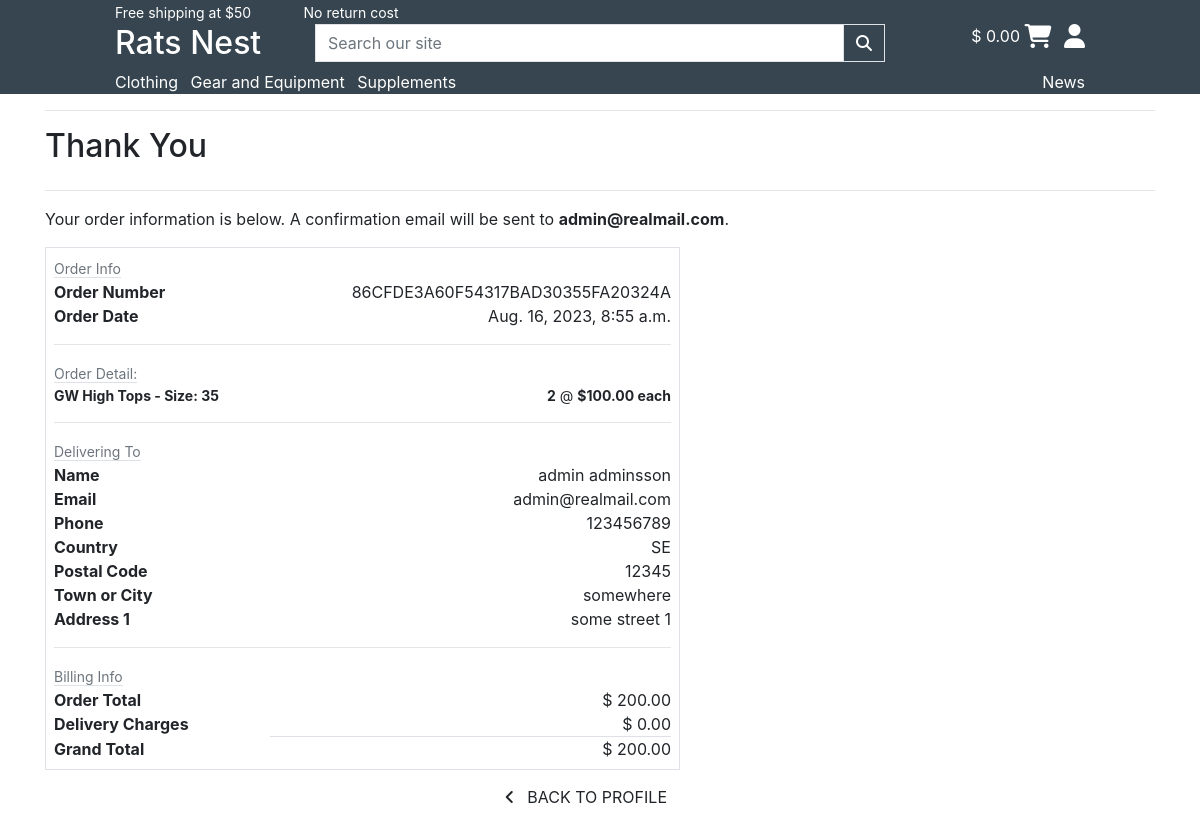
/profile/order_history/86CFDE3A60F54317BAD30355FA20324A, run on the app's committed database.
### checkout/models.py (models this page shows, shortened)
class Order(models.Model):
    order_number = models.CharField(
        max_length=32, null=False, editable=False
    )
    user_profile = models.ForeignKey(
        UserProfile, on_delete=models.SET_NULL,
        null=True, blank=True, related_name='orders'
    )
    full_name = models.CharField(
        max_length=50, null=False, blank=False
    )
    email = models.EmailField(
        max_length=254, null=False, blank=False
    )
    phone_number = models.CharField(
        max_length=20, null=False, blank=False
    )
    country = CountryField(
        blank_label='Country *', null=False, blank=False
    )
    postcode = models.CharField(
        max_length=20, null=True, blank=True
    )
    town_or_city = models.CharField(
        max_length=40, null=False, blank=False
    )
    street_address1 = models.CharField(
        max_length=80, null=False, blank=False
    )
    street_address2 = models.CharField(
        max_length=80, null=True, blank=True
    )
    county = models.CharField(
        max_length=80, null=True, blank=True
    )
    date = models.DateTimeField(
        auto_now_add=True
    )
    delivery_cost = models.DecimalField(
        max_digits=6, decimal_places=2, null=False, default=0
    )
    order_total = models.DecimalField(
        max_digits=10, decimal_places=2, null=False, default=0
    )
    grand_total = models.DecimalField(
        max_digits=10, decimal_places=2, null=False, default=0
    )
    original_bag = models.TextField(
        null=False, blank=False, default=''
    )
    stripe_pid = models.CharField(
        max_length=254, null=False, blank=False, default=''
    )

class OrderLineItem(models.Model):
    order = models.ForeignKey(
        Order, null=False, blank=False,
        on_delete=models.CASCADE, related_name='lineitems'
    )
    product = models.ForeignKey(
        Product, null=False, blank=False,
        on_delete=models.CASCADE
    )
    product_size = models.CharField(
        max_length=2, null=True, blank=True
    )
    quantity = models.IntegerField(
        null=False, blank=False, default=0
    )
    lineitem_total = models.DecimalField(
        max_digits=6, decimal_places=2,
        null=False, blank=False, editable=False
    )

### products/models.py (models this page shows, shortened)
class Common(models.Model):
    name = models.CharField(max_length=254)
    class Meta:
        abstract = True

class Product(Common):
    class Meta:
        verbose_name_plural = 'Products'
    brand = models.ForeignKey('Brand', null=True, on_delete=models.SET_NULL)
    category = models.ForeignKey(
        'Category', null=True, blank=True, on_delete=models.SET_NULL
    )
    domain = models.IntegerField(null=True, blank=True)
    sku = models.CharField(max_length=254, null=True, blank=True)
    description = models.TextField()
    price = models.DecimalField(max_digits=6, decimal_places=2)
    rating = models.DecimalField(
        max_digits=6, decimal_places=2, null=True, blank=True
    )
    image_url = models.URLField(max_length=1024, null=True, blank=True)
    image = models.ImageField(null=True, blank=True)
    m_or_f = models.CharField(null=True, max_length=254, choices=M_OR_F)
    color = models.ForeignKey(
        'Color', null=True, blank=True, on_delete=models.SET_NULL
    )
    has_sizes = models.BooleanField(default=False, null=True, blank=True)

### profiles/views.py (the view)
def order_history(request, order_number):
    order = get_object_or_404(Order, order_number=order_number)
    messages.info(request, (
        f'This is a past confirmation for order number {order_number}. '
        'A confirmation email was sent on the order date.'
    ))
    template = 'checkout/checkout_success.html'
    context = {
        'order': order,
        'from_profile': True,
    }
    return render(request, template, context)

### bag/contexts.py (called while the page is built, shortened)
def bag_contents(request):
    bag_items = []
    total = 0
    product_count = 0
    bag = request.session.get('bag', {})
    if total < settings.FREE_DELIVERY_THRESHOLD:
        delivery = total * Decimal(settings.STANDARD_DELIVERY_PERCENTAGE / 100)
        free_delivery_delta = settings.FREE_DELIVERY_THRESHOLD - total
    else:
        delivery = 0
        free_delivery_delta = 0
    grand_total = delivery + total
    context = {
        'bag_items': bag_items,
        'total': total,
        'product_count': product_count,
        'delivery': delivery,
        'free_delivery_delta': free_delivery_delta,
        'free_delivery_threshold': settings.FREE_DELIVERY_THRESHOLD,
        'grand_total': grand_total,
    }
    return context

### checkout/templates/checkout/checkout_success.html (shortened to what this page needs)
{% extends "base.html" %}
{% load static %}
{% block extra_css %}
    <link rel="stylesheet" href="{% static 'checkout/css/checkout.css' %}">
{% endblock extra_css %}
{% block content %}
    <div class="container">
        <div class="row">
            <div class="col">
                <hr>
                <h2 class="logo-font mb-4">Thank You</h2>
                <hr>
                <p class="text-black">Your order information is below. A confirmation email will be sent to <strong>{{ order.email }}</strong>.</p>
            </div>
        </div>
        <div class="row">
            <div class="col-12 col-lg-7">
                <div class="order-confirmation-wrapper p-2 border">
                    <div class="row">
                        <div class="col">
                            <small class="text-muted border-bottom">Order Info</small>
                        </div>
                    </div>
                    <div class="row">
                        <div class="col-12 col-md-4">
                            <p class="mb-0 text-black font-weight-bold">Order Number</p>
                        </div>
                        <div class="col-12 col-md-8 text-md-right">
                            <p class="mb-0">{{ order.order_number }}</p>
                        </div>
                    </div>
                    <div class="row">
                        <div class="col-12 col-md-4">
                            <p class="mb-0 text-black font-weight-bold">Order Date</p>
                        </div>
                        <div class="col-12 col-md-8 text-md-right">
                            <p class="mb-0">{{ order.date }}</p>
                        </div>
                    </div>
                    <hr>
                    <div class="row">
                        <div class="col">
                            <small class="text-muted border-bottom">Order Detail:</small>
                        </div>
                    </div>
                    {% for item in order.lineitems.all %}
                    <div class="row">
                        <div class="col-12 col-md-4">
                            <p class="small mb-0 text-black font-weight-bold">
                                {{ item.product.name }}
                                {% if item.product_size %} - Size: {{ item.product_size | upper }} {% endif %}
                            </p>
                        </div>
                        <div class="col-12 col-md-8 text-md-right">
                            <p class="small mb-0"><strong>{{ item.quantity }}</strong>
                                @ <strong>${{ item.product.price }} each</strong>
                            </p>
                        </div>
                    </div>
                    {% endfor %}
                    <hr>
                    <div class="row">
                        <div class="col">
                            <small class="text-muted border-bottom">Delivering To</small>
                        </div>
                    </div>
                    <div class="row">
                        <div class="col-12 col-md-4">
                            <p class="mb-0 text-black font-weight-bold">Name</p>
                        </div>
                        <div class="col-12 col-md-8 text-md-right">
                            <p class="mb-0">{{ order.full_name }}</p>
                        </div>
                    </div>
                    <div class="row">
                        <div class="col-12 col-md-4">
                            <p class="mb-0 text-black font-weight-bold">Email</p>
                        </div>
                        <div class="col-12 col-md-8 text-md-right">
                            <p class="mb-0">{{ order.email }}</p>
                        </div>
                    </div>
                    <div class="row">
                        <div class="col-12 col-md-4">
                            <p class="mb-0 text-black font-weight-bold">Phone</p>
                        </div>
                        <div class="col-12 col-md-8 text-md-right">
                            <p class="mb-0">{{ order.phone_number }}</p>
                        </div>
                    </div>
                    <div class="row">
                        <div class="col-12 col-md-4">
                            <p class="mb-0 text-black font-weight-bold">Country</p>
                        </div>
                        <div class="col-12 col-md-8 text-md-right">
                            <p class="mb-0">{{ order.country }}</p>
                        </div>
                    </div>
                    <div class="row">
                        {% if order.postcode %}
                        <div class="col-12 col-md-4">
                            <p class="mb-0 text-black font-weight-bold">Postal Code</p>
                        </div>
                        <div class="col-12 col-md-8 text-md-right">
                            <p class="mb-0">{{ order.postcode }}</p>
                        </div>
                    </div>
                    {% endif %}
                    <div class="row">
                        <div class="col-12 col-md-4">
                            <p class="mb-0 text-black font-weight-bold">Town or City</p>
                        </div>
                        <div class="col-12 col-md-8 text-md-right">
                            <p class="mb-0">{{ order.town_or_city }}</p>
                        </div>
                    </div>
                    <div class="row">
                        <div class="col-12 col-md-4">
                            <p class="mb-0 text-black font-weight-bold">Address 1</p>
                        </div>
                        <div class="col-12 col-md-8 text-md-right">
                            <p class="mb-0">{{ order.street_address1 }}</p>
                        </div>
                    </div>
                    <hr>
                    <div class="row">
                        <div class="col">
                            <small class="text-muted border-bottom">Billing Info</small>
                        </div>
                    </div>
                    <div class="row">
                        <div class="col-12 col-md-4">
                            <p class="mb-0 text-black font-weight-bold">Order Total</p>
                        </div>
                        <div class="col-12 col-md-8 text-md-right">
                            <p class="mb-0">$ {{ order.order_total }}</p>
                        </div>
                    </div>
                    <div class="row">
                        <div class="col-12 col-md-4">
                            <p class="mb-0 text-black font-weight-bold">Delivery Charges</p>
                        </div>
                        <div class="col-12 col-md-8 text-md-right">
                            <p class="mb-0 border-bottom">$ {{ order.delivery_cost }}</p>
                        </div>
                    </div>
                    <div class="row">
                        <div class="col-12 col-md-4">
                            <p class="mb-0 text-black font-weight-bold">Grand Total</p>
                        </div>
                        <div class="col-12 col-md-8 text-md-right">
                            <p class="mb-0">$ {{ order.grand_total }}</p>
                        </div>
                    </div>
                </div>
            </div>
        </div>
        <div class="row">
			<div class="col-12 col-lg-7 text-right">
                {% if from_profile %}
                    <a href="{% url 'profile' %}" class="btn btn-black rounded-0 my-2">
                        <span class="icon mr-2">
                            <i class="fas fa-angle-left"></i>
                        </span>
                        <span class="text-uppercase">Back to Profile</span>
                    </a>
                {% endif %}
			</div>
		</div>
    </div>
{% endblock content %}

### templates/base.html (shortened to what this page needs)
{% load static %}
<!doctype html>
<html lang="en">
    <head>
        {% block corecss %}
            <link rel="stylesheet" href="https://cdn.jsdelivr.net/npm/bootstrap@4.6.2/dist/css/bootstrap.min.css"
            >
            <link rel="stylesheet" href="{% static 'css/base.css' %}">
        {% endblock corecss %}
        {% block extra_css %}
        {% endblock extra_css %}
    </head>
    <body>
        <header class="bg-charcoal container-fluid">
            <div class="row top-header d-none d-md-block">
                <div class="col-11 offset-1">
                    <p class="text-white mb-0">
                        <small class="mr-5">Free shipping at $50</small>
                        <small>No return cost</small>
                    </p>
                </div>
            </div>
            <div class="row mid-header">
                <div class="col-5 col-md-3 col-lg-2 offset-md-1">
                    <h2 class="text-white d-none d-md-block">Rats Nest</h2>
                </div>
                <div class="col-12 col-md-6 d-none d-md-block">
                    <form method="get" action="{% url 'products' %}">
                        <div class="input-group w-100">
                            <input class="form-control border border-black rounded-0" type="text" name="q" placeholder="Search our site">
                            <div class="input-group-append">
                                <button class="form-control btn btn-black border border-black rounded-0" type="submit">
                                    <span class="icon">
                                        <i class="fas fa-search text-white"></i>
                                    </span>
                                </button>
                            </div>
                        </div>
                    </form>
                </div>
                <div class="col-5 col-md-2 text-right pt-2 pt-md-0">
                    <p class="text-white d-inline">
                    {% if grand_total %}
                        $ {{ grand_total|floatformat:2 }}
                    {% else %}
                        $ 0.00
                    {% endif %}
                    </p>
                    <a class="text-white text-decoration-none" href="{% url 'view_bag' %}">
                        <i class="fa-solid fa-cart-shopping fa-xl text-white hover-coral"></i>
                    </a>
                    <div class="dropdown show d-inline-block">
                        <a href="#" role="button" id="user-dropdown" data-toggle="dropdown" aria-haspopup="true" aria-expanded="false">
                            <i class="fa-solid fa-user fa-xl text-white ml-2 hover-coral"></i>
                        </a>
                    </div>
                </div>
            </div>
            <div class="row lower-header d-none d-md-flex">
                <div class="col-5 offset-1 d-none d-md-block">
                    <a class="text-white pr-2 hover-coral" href="{% url 'products' %}?domain=1">Clothing</a>
                    <a class="text-white pr-2 hover-coral" href="{% url 'products' %}?domain=2">Gear and Equipment</a>
                    <a class="text-white pr-2 hover-coral" href="{% url 'products' %}?domain=3">Supplements</a>
                </div>
                <div class="col-5 text-white text-right">
                    <a class="text-white pl-2 hover-coral" href="">News</a>
                </div>
            </div>
        </header>
        {% block content %}
        {% endblock content %}
    </body>
</html>

### static/css/base.css (style rules this page uses)
.bg-charcoal { background-color: #36454F !important; }

### data on the page
Order: email "admin@realmail.com", order_number "86CFDE3A60F54317BAD30355FA20324A", date "Aug. 16, 2023, 8:55 a.m.", full_name "admin adminsson", phone_number "123456789", country "SE", postcode "12345", town_or_city "somewhere", street_address1 "some street 1", order_total "200.00", delivery_cost "0.00", grand_total "200.00"
OrderLineItem: product.name "GW High Tops", product_size "35", quantity "2", product.price "100.00"
